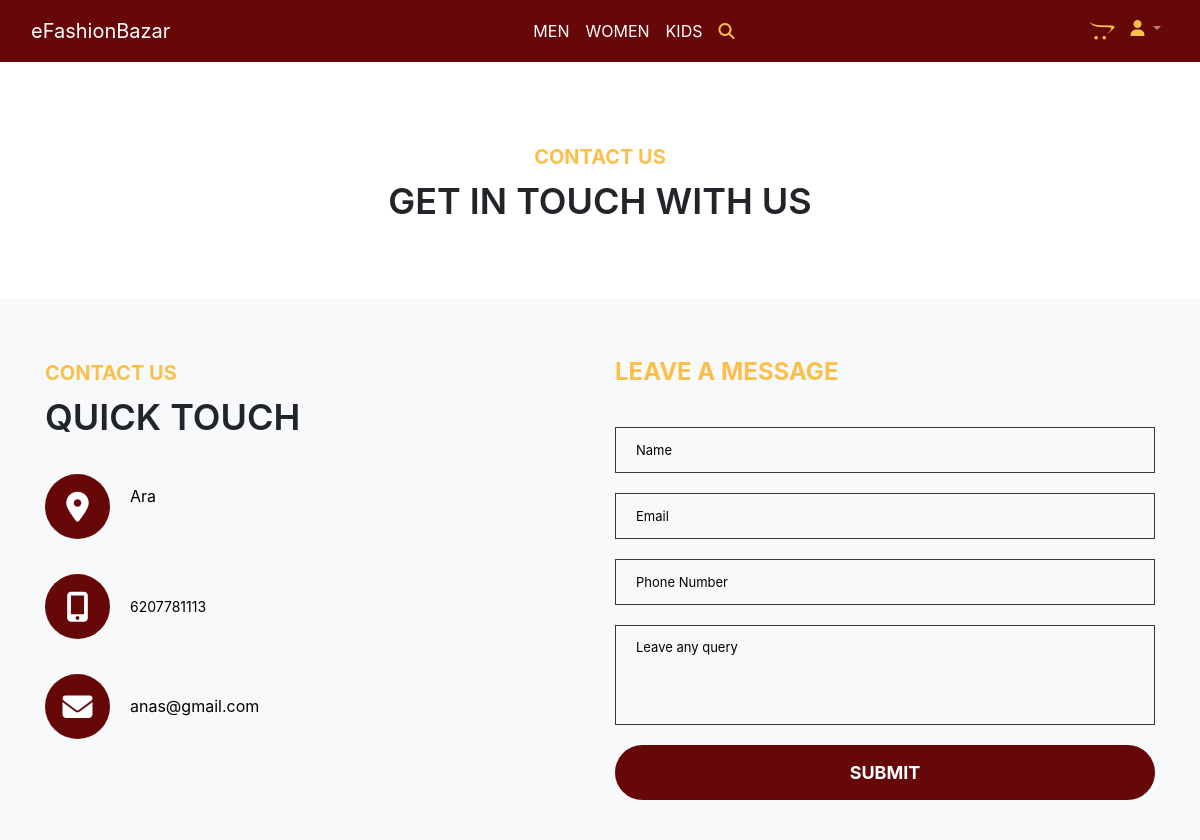
The app's page /contact/, older data.
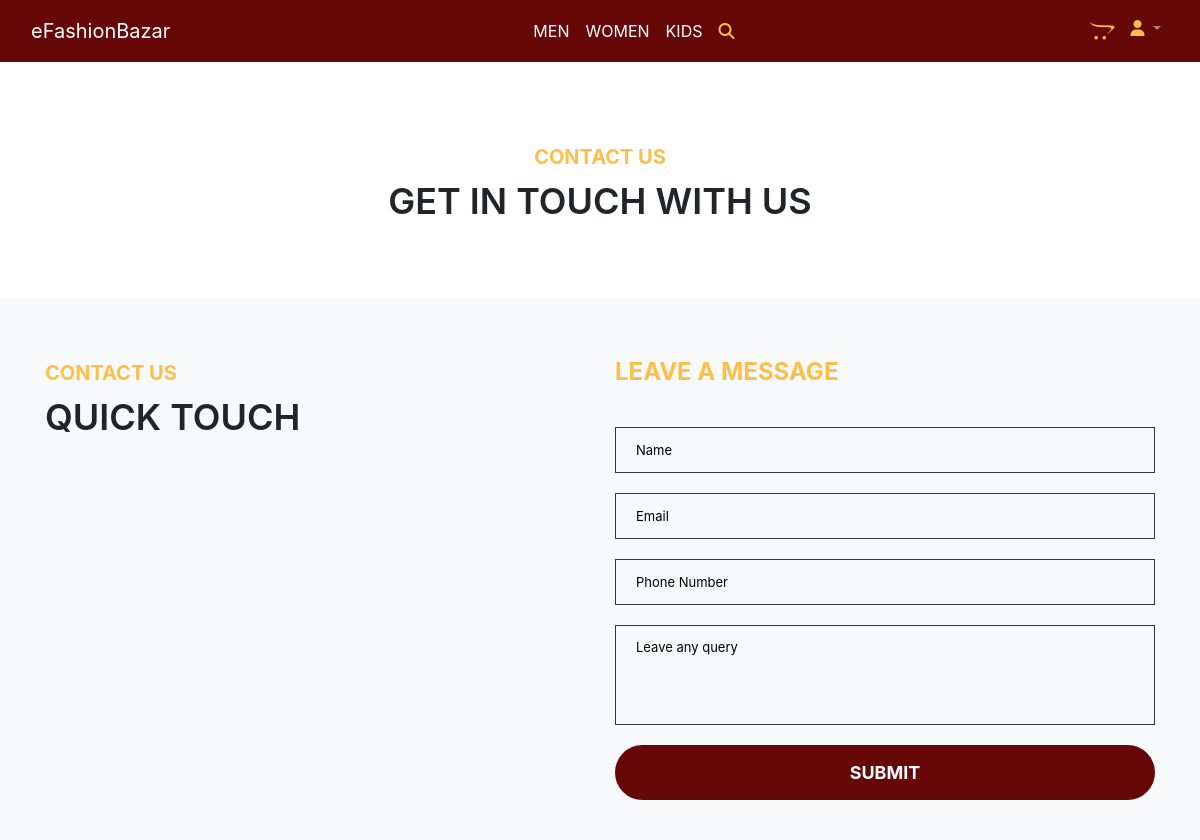
The same page, newer data.
### products/models.py (models this page shows, shortened)
class EcomfashionContactDetails(models.Model):
    address = models.TextField()
    phone_num = models.CharField(max_length=50)
    gmail = models.CharField(max_length=50)

### products/views.py (the view, shortened to what this page needs)
# urls.py: path('contact/', contactUs, name="contact"),
def contactUs(request):
    contactdetails = EcomfashionContactDetails.objects.all()
    context = {
        'contact': contactdetails,
    }
    return render(request, 'contact.html',context)

### products/templates/contact.html (shortened to what this page needs)
{% extends 'base.html' %}
{% block mainCont %}
<section class="contactUs">
    <div class="container">
        <div class="row">
            <div class="col-lg-12">
                <div class="section-title">
                    <span>Contact US</span>
                    <h2>Get in touch with us</h2>
                </div>
            </div>
        </div>
    </div>
</section>
<section class="contactUsMain">
    <div class="container">
        <div class="row">
            <div class="col-lg-6">
                <div class="section-title contact-title">
                    <span>Contact Us</span>
                    <h2>Quick Touch</h2>
                </div>
                {% for i in contact %}
                <div class="contact-widget">
                    <div class="contactUsIcons">
                        <i class="fa fa-map-marker-alt"></i>
                        <p>{{i.address}}</p>
                    </div>
                    <div class="contactUsIcons">
                        <i class="fa fa-mobile-alt"></i>
                        <ul>
                            <li>{{i.phone_num}}</li>
                        </ul>
                    </div>
                    <div class="contactUsIcons email">
                        <i class="fa fa-envelope"></i>
                        <p>{{ i.gmail }}</p>
                    </div>
                </div>
                {% endfor %}
            </div>
            <div class="col-lg-6">
                <div class="leave-comment">
                    <h5>Leave a message</h5>
                    <form action="" method="POST">
                        <input type="text" placeholder="Name" name="submitter_name" required>
                        <input type="text" placeholder="Email" name="submitter_email" required>
                        <input type="text" placeholder="Phone Number" name="phone_num" required>
                        <textarea placeholder="Leave any query" name="message"></textarea>
                        <button type="submit">Submit</button>
                    </form>
                </div>
            </div>
        </div>
    </div>
</section>
{% endblock mainCont %}

### products/templates/base.html (shortened to what this page needs)
<!doctype html>
<html lang="en">
{% load static %}
<head>
  <link rel="stylesheet" href="https://stackpath.bootstrapcdn.com/bootstrap/4.3.1/css/bootstrap.min.css"
>
  <link rel="stylesheet" href="{% static 'css/itsmystyle.css' %}">
  <link rel="stylesheet" href="https://stackpath.bootstrapcdn.com/font-awesome/4.7.0/css/font-awesome.min.css"
>
</head>
<body>
  <nav class="navbar navbar-expand-sm navbar-dark" id="navbarId">
    <div class="container-fluid">
      <a class="navbar-brand" href="{% url 'landing' %}">eFashionBazar</a>
      <div class="collapse navbar-collapse" id="collapsibleNavId">
        <ul class="navbar-nav ml-auto mt-2 mt-lg-0">
          <li class="nav-item">
            <a class="nav-link navAnchorItem" href="{% url 'landing' %}#MenparticularCategoriesSecId">MEN</a>
          </li>
          <li class="nav-item">
            <a class="nav-link navAnchorItem" href="{% url 'landing' %}#WomenparticularCategoriesSecId">WOMEN</a>
          </li>
          <li class="nav-item">
            <a class="nav-link navAnchorItem" href="{% url 'landing' %}#KidsparticularCategoriesSecId">KIDS</a>
          </li>
          <li class="nav-item d-none d-sm-block">
            <a class="nav-link navAnchorItem" data-toggle="collapse" href="#searchItem" role="button"
              aria-expanded="false" aria-controls="searchItem">
              <i class="fa fa-search cartlogo" aria-hidden="true"></i>
            </a>
          </li>
        </ul>
        <ul class="navbar-nav ml-auto">
          <li class="nav-item d-none d-sm-block">
            <a class="nav-link carLogoAnchor navAnchorItem" href="/cart/">
              <i class="fa fa-opencart cartlogo" aria-hidden="true"></i>
            </a>
          </li>
          <li class="nav-item dropdown">
            <a class="nav-link dropdown-toggle" href="#" data-display="static" id="navbarDropdown" role="button"
              data-toggle="dropdown" aria-haspopup="true" aria-expanded="false">
              <i class="fa fa-user cartlogo" aria-hidden="true"></i>
            </a>
          </li>
        </ul>
      </div>
    </div>
  </nav>
  {% block mainCont %}{% endblock mainCont %}
</body>
</html>

### products/static/css/itsmystyle.css (style rules this page uses)
html { scroll-behavior: smooth; }
* { margin: 0; padding: 0; box-sizing: border-box; }
a { text-decoration: none; }
li { list-style: none; }
:root { --mainCol: #fcbf49; --bgMainCol: #ffffff; --seconMainBgCol: #660708; --txtCol: #000000; --sidenavtxtcol: #ffffff; }
#navbarId { background-color: var(--seconMainBgCol); }
.navAnchorItem { color: #ffffff !important; }
.carLogoAnchor { font-size: 20px; }
.cartlogo { color: var(--mainCol); }
.contactUs { background: #ffffff; padding-bottom: 40px; padding-top: 80px; }
.contactUsMain { padding-top: 60px; background: #f8f9fa; padding-bottom: 40px; }
.section-title { margin-bottom: 35px; text-align: center; }
.section-title span { font-size: 20px; color: var(--mainCol); text-transform: uppercase; font-weight: 700; }
.section-title h2 { font-size: 36px; font-weight: 600; text-transform: uppercase; margin-top: 8px; }
.section-title.contact-title { text-align: left; margin-bottom: 35px; }
.leave-comment h5 { font-size: 24px; color: var(--mainCol); font-weight: 700; text-transform: uppercase; margin-bottom: 40px; }
.leave-comment form input { font-size: 13px; color: #000000; width: 100%; height: 46px; border: 1px solid #363636; padding-left: 20px; padding-right: 5px; background: transparent; margin-bottom: 20px; }
.leave-comment form input::placeholder { color: #000000; }
.leave-comment form textarea { font-size: 13px; color: #000000; width: 100%; height: 100px; border: 1px solid #363636; padding-left: 20px; padding-top: 12px; padding-right: 5px; background: transparent; margin-bottom: 14px; resize: none; }
.leave-comment form textarea::placeholder { color: #000000; }
.leave-comment form button { font-size: 18px; color: #ffffff; text-transform: uppercase; font-weight: 700; width: 100%; border: none; background: var(--seconMainBgCol); border: 2px solid var(--seconMainBgCol); border-radius: 110px; padding: 12px 30px; outline: none; text-align: center; }

Row changes from the older to the newer data that the page shows:
removed EcomfashionContactDetails: address "Ara", phone_num "6207781113", gmail "anas@gmail.com"
